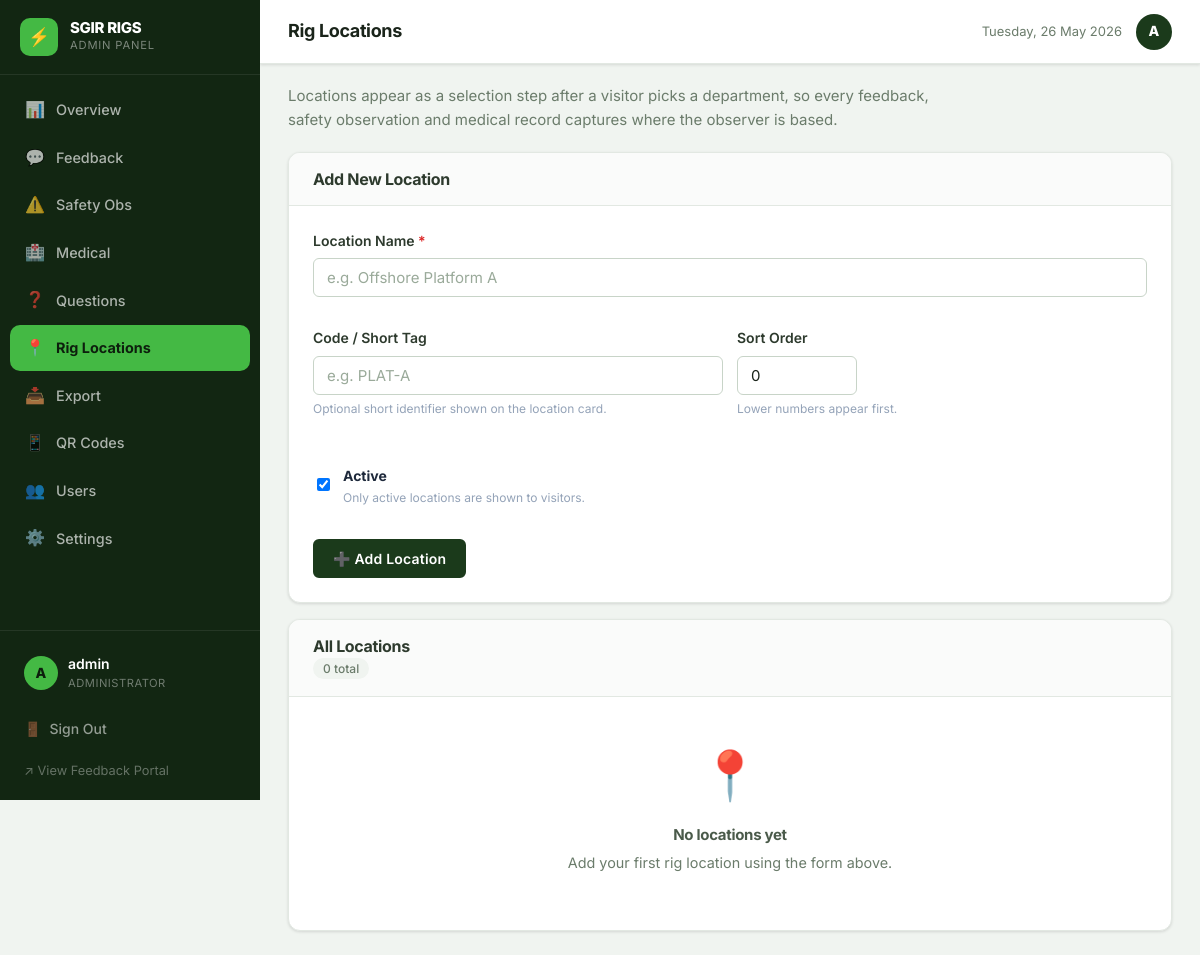
The app's page /dashboard/locations.php (signed in), older data.
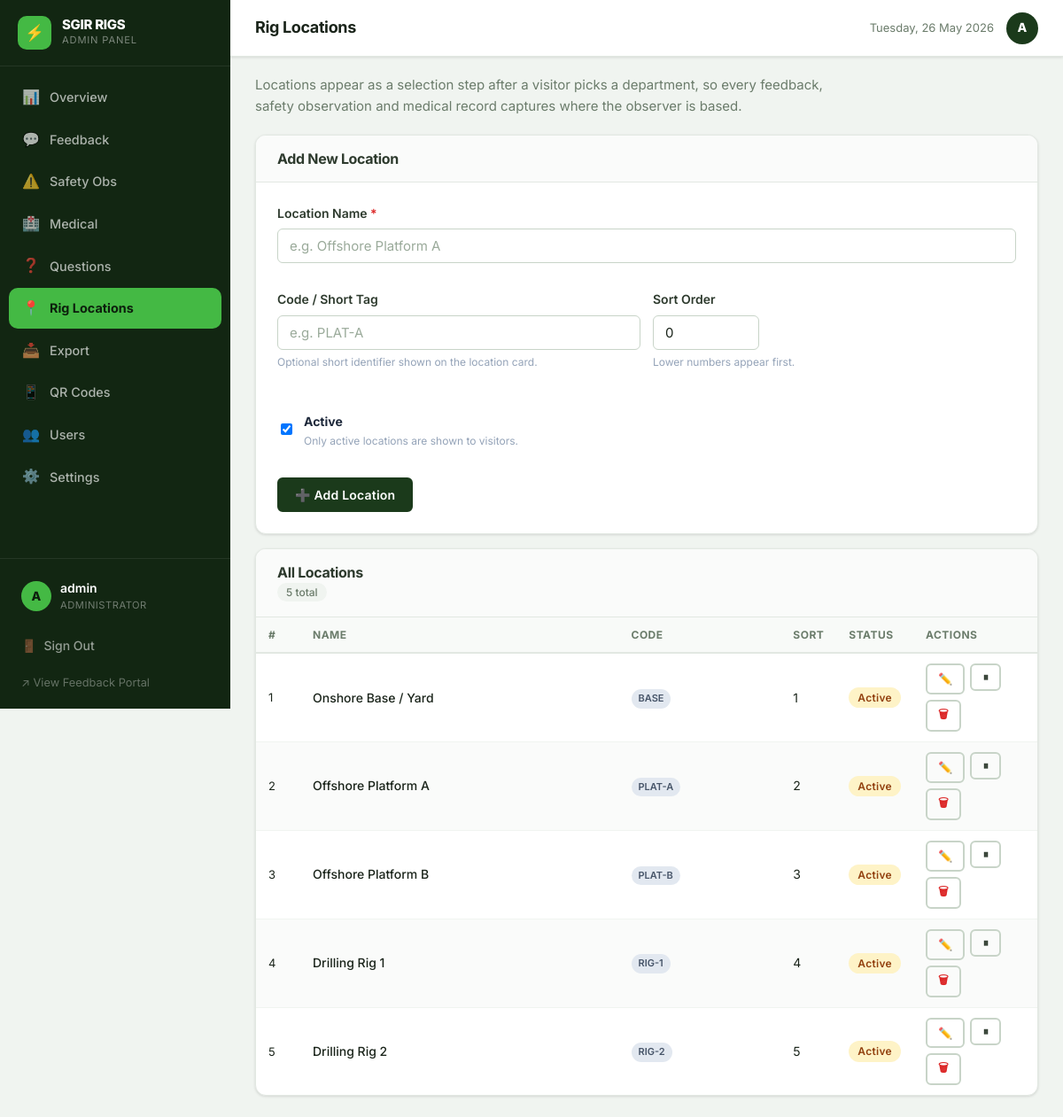
The same page, newer data.
### tables this page shows
CREATE TABLE IF NOT EXISTS admin_settings (
    id                  INT UNSIGNED PRIMARY KEY DEFAULT 1,
    notification_emails TEXT         NULL,
    company_name        VARCHAR(150) NOT NULL DEFAULT 'SGIR RIGS',
    company_tagline     VARCHAR(255) NOT NULL DEFAULT 'Feedback Portal',
    logo_path           VARCHAR(500) NULL,
    favicon_path        VARCHAR(500) NULL,
    updated_at          DATETIME     NOT NULL DEFAULT CURRENT_TIMESTAMP ON UPDATE CURRENT_TIMESTAMP
);

CREATE TABLE IF NOT EXISTS rig_locations (
    id         INT UNSIGNED AUTO_INCREMENT PRIMARY KEY,
    name       VARCHAR(150) NOT NULL,
    code       VARCHAR(50)  NULL,
    is_active  TINYINT(1)   NOT NULL DEFAULT 1,
    sort_order INT          NOT NULL DEFAULT 0,
    created_at DATETIME     NOT NULL DEFAULT CURRENT_TIMESTAMP
);

### includes/helpers.php (called while the page is built, shortened)
<?php
function h(?string $str): string
{
    return htmlspecialchars((string)$str, ENT_QUOTES | ENT_SUBSTITUTE, 'UTF-8');
}
function get_site_settings(PDO $pdo): array
{
    $stmt = $pdo->query('SELECT * FROM admin_settings WHERE id = 1 LIMIT 1');
    $row  = $stmt->fetch();
    $settings = $row ?: [
        'id'                  => 1,
        'notification_emails' => '',
        'company_name'        => APP_NAME,
        'company_tagline'     => APP_TAGLINE,
        'logo_path'           => null,
        'favicon_path'        => null,
    ];
    return $settings;
}

### dashboard/locations.php (the view, shortened to what this page needs)
<?php
require_once ROOT . '/config/database.php';
require_once ROOT . '/includes/helpers.php';
$settings     = get_site_settings($pdo);
$current_page = 'locations';
$locations = $pdo->query(
    'SELECT * FROM rig_locations ORDER BY sort_order ASC, name ASC'
)->fetchAll();
$edit_loc = null;
?>
<!DOCTYPE html>
<html lang="en">
<head>
<link rel="stylesheet" href="<?= ASSET_URL ?>/css/main.css">
<link rel="stylesheet" href="<?= ASSET_URL ?>/css/dashboard.css">
</head>
<body class="dashboard-body">
<div class="dashboard-layout">
<?php require_once ROOT . '/includes/sidebar.php'; ?>
<div class="main-content">
  <div class="topbar">
    <div class="topbar-left">
      <h1 class="topbar-title">Rig Locations</h1>
    </div>
    <div class="topbar-right">
      <span class="topbar-date"><?= date('l, d F Y') ?></span>
      <div class="topbar-avatar"><?= mb_strtoupper(mb_substr($_SESSION['username'] ?? 'A', 0, 1)) ?></div>
    </div>
  </div>
  <div class="page-content">
    <p class="text-muted" style="margin:-4px 0 20px;max-width:680px">
      Locations appear as a selection step after a visitor picks a department, so every
      feedback, safety observation and medical record captures where the observer is based.
    </p>
    <div class="card mb-4">
      <div class="card-header">
        <h3><?= $edit_loc ? 'Edit Location' : 'Add New Location' ?></h3>
      </div>
      <div class="card-body">
        <form method="POST" action="">
          <div class="loc-form-grid">
            <div class="form-group span2">
              <label class="form-label">Location Name <span style="color:#dc2626">*</span></label>
              <input type="text" name="name" class="form-input"
                     value="<?= h($edit_loc['name'] ?? '') ?>"
                     placeholder="e.g. Offshore Platform A" required maxlength="150">
            </div>
            <div class="form-group">
              <label class="form-label">Code / Short Tag</label>
              <input type="text" name="code" class="form-input"
                     value="<?= h($edit_loc['code'] ?? '') ?>"
                     placeholder="e.g. PLAT-A" maxlength="50">
              <p class="form-hint">Optional short identifier shown on the location card.</p>
            </div>
            <div class="form-group">
              <label class="form-label">Sort Order</label>
              <input type="number" name="sort_order" class="form-input" min="0"
                     value="<?= (int)($edit_loc['sort_order'] ?? 0) ?>" style="width:120px">
              <p class="form-hint">Lower numbers appear first.</p>
            </div>
            <div class="form-group span2" style="display:flex;align-items:center;gap:10px">
              <label class="toggle-switch" style="flex-shrink:0">
                <input type="checkbox" name="is_active" value="1"
                       <?= (!$edit_loc || $edit_loc['is_active']) ? 'checked' : '' ?>>
              </label>
              <div>
                <strong style="font-size:14px">Active</strong>
                <div style="font-size:12px;color:#94a3b8">Only active locations are shown to visitors.</div>
              </div>
            </div>
          </div>
          <div style="margin-top:16px;display:flex;gap:10px;align-items:center">
            <button type="submit" class="btn btn-primary">
              <?= $edit_loc ? '💾 Save Changes' : '➕ Add Location' ?>
            </button>
          </div>
        </form>
      </div>
    </div>
    <div class="card">
      <div class="card-header">
        <h3>All Locations</h3>
        <span class="chart-badge"><?= count($locations) ?> total</span>
      </div>
      <div class="card-body" style="padding:0">
        <?php if (empty($locations)): ?>
          <div class="empty-state" style="padding:40px">
            <div class="empty-icon">📍</div>
            <h4>No locations yet</h4>
            <p>Add your first rig location using the form above.</p>
          </div>
        <?php else: ?>
        <div class="table-responsive">
          <table class="data-table">
            <thead>
              <tr>
                <th style="width:40px">#</th>
                <th>Name</th>
                <th>Code</th>
                <th style="width:60px">Sort</th>
                <th style="width:80px">Status</th>
                <th style="width:140px">Actions</th>
              </tr>
            </thead>
            <tbody>
              <?php foreach ($locations as $loc): ?>
              <tr class="<?= !$loc['is_active'] ? 'inactive-row' : '' ?>">
                <td class="td-id"><?= $loc['id'] ?></td>
                <td style="font-weight:500"><?= h($loc['name']) ?></td>
                <td><?= $loc['code'] ? '<span class="loc-code-badge">' . h($loc['code']) . '</span>' : '<span class="text-muted">—</span>' ?></td>
                <td><?= (int)$loc['sort_order'] ?></td>
                <td>
                  <span class="badge badge-<?= $loc['is_active'] ? 'new' : 'reviewed' ?>">
                    <?= $loc['is_active'] ? 'Active' : 'Inactive' ?>
                  </span>
                </td>
                <td>
                  <div style="display:flex;gap:6px;flex-wrap:wrap">
                    <a href="?edit=<?= $loc['id'] ?>" class="btn btn-sm btn-outline" title="Edit">✏️</a>
                    <form method="POST" action="" style="display:inline">
                      <button type="submit" class="btn btn-sm btn-outline" title="<?= $loc['is_active'] ? 'Deactivate' : 'Activate' ?>">
                        <?= $loc['is_active'] ? '⏸' : '▶️' ?>
                      </button>
                    </form>
                    <form method="POST" action="" style="display:inline"
                          onsubmit="return confirm('Delete this location? Existing records will keep their data but lose the location link.')">
                      <button type="submit" class="btn btn-sm btn-outline" style="color:#dc2626" title="Delete">🗑</button>
                    </form>
                  </div>
                </td>
              </tr>
              <?php endforeach; ?>
            </tbody>
          </table>
        </div>
        <?php endif; ?>
      </div>
    </div>
  </div>
</div>
</div>
</body>
</html>

### includes/sidebar.php (shortened to what this page needs)
<?php
$company  = h($settings['company_name'] ?? APP_NAME);
$logoPath = !empty($settings['logo_path'])
    ? BASE_URL . '/' . ltrim($settings['logo_path'], '/')
    : null;
$username = h($_SESSION['username'] ?? 'Admin');
$_sidebar_role = $_SESSION['user_role'] ?? 'admin';
$nav_items_all = [
    'overview'  => ['icon' => '📊', 'label' => 'Overview',    'url' => BASE_URL . '/dashboard/overview.php',  'roles' => ['admin','supervisor']],
    'feedback'  => ['icon' => '💬', 'label' => 'Feedback',    'url' => BASE_URL . '/dashboard/feedback.php',  'roles' => ['admin','supervisor']],
    'safety'    => ['icon' => '⚠️', 'label' => 'Safety Obs', 'url' => BASE_URL . '/dashboard/safety.php',    'roles' => ['admin','supervisor']],
    'medical'   => ['icon' => '🏥', 'label' => 'Medical',     'url' => BASE_URL . '/dashboard/medical.php',   'roles' => ['admin','supervisor']],
    'questions' => ['icon' => '❓', 'label' => 'Questions',   'url' => BASE_URL . '/dashboard/questions.php', 'roles' => ['admin']],
    'locations' => ['icon' => '📍', 'label' => 'Rig Locations','url' => BASE_URL . '/dashboard/locations.php', 'roles' => ['admin']],
    'export'    => ['icon' => '📥', 'label' => 'Export',      'url' => BASE_URL . '/dashboard/export.php',    'roles' => ['admin']],
    'qrcodes'   => ['icon' => '📱', 'label' => 'QR Codes',    'url' => BASE_URL . '/dashboard/qr-codes.php', 'roles' => ['admin']],
    'users'     => ['icon' => '👥', 'label' => 'Users',       'url' => BASE_URL . '/dashboard/users.php',     'roles' => ['admin']],
    'settings'  => ['icon' => '⚙️', 'label' => 'Settings',   'url' => BASE_URL . '/dashboard/settings.php',  'roles' => ['admin']],
];
$nav_items = array_filter(
    $nav_items_all,
    fn($item) => in_array($_sidebar_role, $item['roles'], true)
);
?>
<aside class="sidebar" id="sidebar">
  <div class="sidebar-logo-wrap">
    <?php if ($logoPath): ?>
      <img src="<?= h($logoPath) ?>" alt="<?= $company ?>" class="sidebar-logo-img">
    <?php else: ?>
      <div class="sidebar-logo-icon">⚡</div>
    <?php endif; ?>
    <div class="sidebar-logo-text">
      <span class="sidebar-company"><?= $company ?></span>
      <span class="sidebar-sub">Admin Panel</span>
    </div>
  </div>
  <nav class="sidebar-nav" role="navigation" aria-label="Main navigation">
    <?php foreach ($nav_items as $key => $item): ?>
      <a href="<?= $item['url'] ?>"
         class="sidebar-nav-item <?= $current_page === $key ? 'active' : '' ?>"
         <?= $current_page === $key ? 'aria-current="page"' : '' ?>>
        <span class="nav-icon"><?= $item['icon'] ?></span>
        <span class="nav-label"><?= $item['label'] ?></span>
      </a>
    <?php endforeach; ?>
  </nav>
  <div class="sidebar-bottom">
    <div class="sidebar-user">
      <div class="user-avatar"><?= mb_strtoupper(mb_substr($username, 0, 1)) ?></div>
      <div class="user-info">
        <span class="user-name"><?= $username ?></span>
        <span class="user-role"><?= $_sidebar_role === 'admin' ? 'Administrator' : 'Supervisor' ?></span>
      </div>
    </div>
    <a href="<?= BASE_URL ?>/dashboard/logout.php" class="sidebar-logout-btn">
      <span>🚪</span> Sign Out
    </a>
    <a href="<?= BASE_URL ?>/feedback/index.php" class="sidebar-portal-link" target="_blank">
      ↗ View Feedback Portal
    </a>
  </div>
</aside>

### assets/css/dashboard.css (style rules this page uses)
.dashboard-body { background: var(--neutral-100); min-height: 100vh; }
.dashboard-layout { display: flex; min-height: 100vh; }
.sidebar { width: 260px; background: var(--primary-800); position: fixed; top: 0; left: 0; height: 100vh; overflow-y: auto; z-index: 200; display: flex; flex-direction: column; transition: transform 0.3s cubic-bezier(0.4,0,0.2,1); scrollbar-width: thin; scrollbar-color: rgba(255,255,255,0.1) transparent; }
.sidebar-logo-wrap { display: flex; align-items: center; gap: 12px; padding: 18px 20px; border-bottom: 1px solid rgba(255,255,255,0.08); flex-shrink: 0; }
.sidebar-logo-icon { width: 38px; height: 38px; background: var(--accent-500); border-radius: 10px; display: flex; align-items: center; justify-content: center; font-size: 1.1rem; flex-shrink: 0; }
.sidebar-logo-text { display: flex; flex-direction: column; }
.sidebar-company { font-size: 0.9375rem; font-weight: 800; color: #fff; letter-spacing: -0.3px; line-height: 1.2; }
.sidebar-sub { font-size: 0.7rem; color: rgba(255,255,255,0.45); font-weight: 400; text-transform: uppercase; letter-spacing: 0.8px; }
.sidebar-nav { flex: 1; padding: 12px 10px; }
.sidebar-nav-item { display: flex; align-items: center; gap: 10px; padding: 10px 14px; border-radius: 10px; color: rgba(255,255,255,0.65); font-size: 0.9rem; font-weight: 500; text-decoration: none; transition: background 0.15s, color 0.15s; margin-bottom: 2px; }
.sidebar-nav-item.active { background: var(--accent-500); color: var(--primary-900); font-weight: 700; }
.nav-icon { font-size: 1rem; flex-shrink: 0; width: 22px; text-align: center; }
.nav-label { flex: 1; }
.sidebar-bottom { padding: 12px 10px; border-top: 1px solid rgba(255,255,255,0.08); flex-shrink: 0; }
.sidebar-user { display: flex; align-items: center; gap: 10px; padding: 10px 14px; margin-bottom: 6px; }
.user-avatar { width: 34px; height: 34px; border-radius: 50%; background: var(--accent-500); color: var(--primary-900); display: flex; align-items: center; justify-content: center; font-size: 0.875rem; font-weight: 800; flex-shrink: 0; }
.user-name { display: block; font-size: 0.875rem; font-weight: 600; color: #fff; }
.user-role { display: block; font-size: 0.7rem; color: rgba(255,255,255,0.4); text-transform: uppercase; letter-spacing: 0.5px; }
.sidebar-logout-btn { display: flex; align-items: center; gap: 8px; padding: 9px 14px; border-radius: 10px; color: rgba(255,255,255,0.55); font-size: 0.875rem; font-weight: 500; text-decoration: none; transition: background 0.15s, color 0.15s; margin-bottom: 4px; }
.sidebar-portal-link { display: block; padding: 7px 14px; border-radius: 8px; font-size: 0.8rem; color: rgba(255,255,255,0.35); text-decoration: none; transition: color 0.15s; }
.main-content { margin-left: 260px; flex: 1; min-height: 100vh; background: var(--neutral-100); display: flex; flex-direction: column; }
.topbar { height: 64px; background: #fff; border-bottom: 1px solid var(--neutral-200); padding: 0 28px; display: flex; align-items: center; justify-content: space-between; position: sticky; top: 0; z-index: 100; box-shadow: var(--shadow-sm); flex-shrink: 0; }
.topbar-left { display: flex; align-items: center; gap: 14px; }
.topbar-title { font-size: 1.125rem; font-weight: 700; color: var(--neutral-800); }
.topbar-right { display: flex; align-items: center; gap: 14px; }
.topbar-date { font-size: 0.8125rem; color: var(--neutral-500); }
.topbar-avatar { width: 36px; height: 36px; border-radius: 50%; background: var(--primary-700); color: #fff; display: flex; align-items: center; justify-content: center; font-size: 0.875rem; font-weight: 800; flex-shrink: 0; }
.page-content { padding: 24px 28px; flex: 1; }
.chart-badge { font-size: 0.75rem; background: var(--neutral-100); color: var(--neutral-500); padding: 3px 10px; border-radius: 999px; font-weight: 500; }

### dashboard/locations.php (style rules this page uses)
.loc-form-grid { display:grid;grid-template-columns:1fr 1fr;gap:14px }
.loc-form-grid .span2 { grid-column:1/-1 }
.form-hint { font-size:12px;color:#94a3b8;margin-top:4px }
.loc-code-badge { display:inline-block;font-size:11px;font-weight:600;padding:2px 8px;border-radius:20px;background:#e2e8f0;color:#475569 }

Row changes from the older to the newer data that the page shows:
added rig_locations: id "1", name "Onshore Base / Yard", code "BASE", sort_order "1", is_active "Active"
added rig_locations: id "2", name "Offshore Platform A", code "PLAT-A", sort_order "2", is_active "Active"
added rig_locations: id "3", name "Offshore Platform B", code "PLAT-B", sort_order "3", is_active "Active"
added rig_locations: id "4", name "Drilling Rig 1", code "RIG-1", sort_order "4", is_active "Active"
added rig_locations: id "5", name "Drilling Rig 2", code "RIG-2", sort_order "5", is_active "Active"
Text that changed along with them:
count($locations): "0" → "5"
text no longer shown: "📍 No locations yet Add your first rig location using the form above."
text now shown: "# NAME CODE SORT STATUS ACTIONS"
